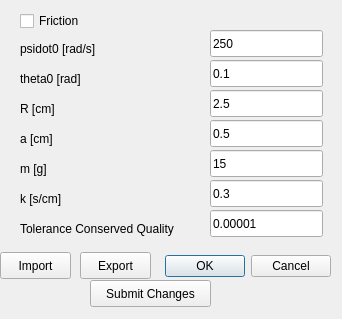
<?xml version="1.0" encoding="UTF-8"?>
<ui version="4.0">
 <class>Parameter</class>
 <widget class="QDialog" name="Parameter">
  <property name="geometry">
   <rect>
    <x>0</x>
    <y>0</y>
    <width>342</width>
    <height>319</height>
   </rect>
  </property>
  <property name="windowTitle">
   <string>Dialog</string>
  </property>
  <widget class="QDialogButtonBox" name="buttonBox">
   <property name="geometry">
    <rect>
     <x>-10</x>
     <y>250</y>
     <width>341</width>
     <height>32</height>
    </rect>
   </property>
   <property name="orientation">
    <enum>Qt::Horizontal</enum>
   </property>
   <property name="standardButtons">
    <set>QDialogButtonBox::Cancel|QDialogButtonBox::Ok</set>
   </property>
  </widget>
  <widget class="QLabel" name="TolConQual_text">
   <property name="geometry">
    <rect>
     <x>20</x>
     <y>220</y>
     <width>181</width>
     <height>17</height>
    </rect>
   </property>
   <property name="text">
    <string>Tolerance Conserved Quality</string>
   </property>
  </widget>
  <widget class="QLabel" name="k_text">
   <property name="geometry">
    <rect>
     <x>20</x>
     <y>190</y>
     <width>59</width>
     <height>17</height>
    </rect>
   </property>
   <property name="text">
    <string>k [s/cm]</string>
   </property>
  </widget>
  <widget class="QLineEdit" name="R">
   <property name="geometry">
    <rect>
     <x>210</x>
     <y>90</y>
     <width>113</width>
     <height>27</height>
    </rect>
   </property>
   <property name="text">
    <string>2.5</string>
   </property>
  </widget>
  <widget class="QLineEdit" name="theta0">
   <property name="geometry">
    <rect>
     <x>210</x>
     <y>60</y>
     <width>113</width>
     <height>27</height>
    </rect>
   </property>
   <property name="text">
    <string>0.1</string>
   </property>
  </widget>
  <widget class="QPushButton" name="export_button">
   <property name="geometry">
    <rect>
     <x>80</x>
     <y>252</y>
     <width>71</width>
     <height>27</height>
    </rect>
   </property>
   <property name="text">
    <string>Export</string>
   </property>
  </widget>
  <widget class="QLabel" name="theta0_text">
   <property name="geometry">
    <rect>
     <x>20</x>
     <y>70</y>
     <width>91</width>
     <height>17</height>
    </rect>
   </property>
   <property name="text">
    <string>theta0 [rad]</string>
   </property>
  </widget>
  <widget class="QLabel" name="m_text">
   <property name="geometry">
    <rect>
     <x>20</x>
     <y>160</y>
     <width>59</width>
     <height>17</height>
    </rect>
   </property>
   <property name="text">
    <string>m [g]</string>
   </property>
  </widget>
  <widget class="QLabel" name="a_text">
   <property name="geometry">
    <rect>
     <x>20</x>
     <y>130</y>
     <width>59</width>
     <height>17</height>
    </rect>
   </property>
   <property name="text">
    <string>a [cm]</string>
   </property>
  </widget>
  <widget class="QLabel" name="R_text">
   <property name="geometry">
    <rect>
     <x>20</x>
     <y>100</y>
     <width>59</width>
     <height>17</height>
    </rect>
   </property>
   <property name="text">
    <string>R [cm]</string>
   </property>
  </widget>
  <widget class="QLineEdit" name="TolConQual">
   <property name="geometry">
    <rect>
     <x>210</x>
     <y>210</y>
     <width>113</width>
     <height>27</height>
    </rect>
   </property>
   <property name="text">
    <string>0.00001</string>
   </property>
  </widget>
  <widget class="QLineEdit" name="a">
   <property name="geometry">
    <rect>
     <x>210</x>
     <y>120</y>
     <width>113</width>
     <height>27</height>
    </rect>
   </property>
   <property name="text">
    <string>0.5</string>
   </property>
  </widget>
  <widget class="QCheckBox" name="Friction">
   <property name="geometry">
    <rect>
     <x>20</x>
     <y>10</y>
     <width>91</width>
     <height>22</height>
    </rect>
   </property>
   <property name="text">
    <string>Friction</string>
   </property>
  </widget>
  <widget class="QPushButton" name="import_button">
   <property name="geometry">
    <rect>
     <x>0</x>
     <y>252</y>
     <width>71</width>
     <height>27</height>
    </rect>
   </property>
   <property name="text">
    <string>Import</string>
   </property>
  </widget>
  <widget class="QLabel" name="psidot_text">
   <property name="geometry">
    <rect>
     <x>20</x>
     <y>40</y>
     <width>121</width>
     <height>17</height>
    </rect>
   </property>
   <property name="text">
    <string>psidot0 [rad/s]</string>
   </property>
  </widget>
  <widget class="QLineEdit" name="psidot0">
   <property name="geometry">
    <rect>
     <x>210</x>
     <y>30</y>
     <width>113</width>
     <height>27</height>
    </rect>
   </property>
   <property name="text">
    <string>250</string>
   </property>
  </widget>
  <widget class="QLineEdit" name="k">
   <property name="geometry">
    <rect>
     <x>210</x>
     <y>180</y>
     <width>113</width>
     <height>27</height>
    </rect>
   </property>
   <property name="text">
    <string>0.3</string>
   </property>
  </widget>
  <widget class="QLineEdit" name="m">
   <property name="geometry">
    <rect>
     <x>210</x>
     <y>150</y>
     <width>113</width>
     <height>27</height>
    </rect>
   </property>
   <property name="text">
    <string>15</string>
   </property>
  </widget>
  <widget class="QPushButton" name="Submit">
   <property name="geometry">
    <rect>
     <x>90</x>
     <y>280</y>
     <width>121</width>
     <height>27</height>
    </rect>
   </property>
   <property name="text">
    <string>Submit Changes</string>
   </property>
  </widget>
 </widget>
 <resources/>
 <connections>
  <connection>
   <sender>buttonBox</sender>
   <signal>accepted()</signal>
   <receiver>Parameter</receiver>
   <slot>accept()</slot>
   <hints>
    <hint type="sourcelabel">
     <x>248</x>
     <y>254</y>
    </hint>
    <hint type="destinationlabel">
     <x>157</x>
     <y>274</y>
    </hint>
   </hints>
  </connection>
  <connection>
   <sender>buttonBox</sender>
   <signal>rejected()</signal>
   <receiver>Parameter</receiver>
   <slot>reject()</slot>
   <hints>
    <hint type="sourcelabel">
     <x>316</x>
     <y>260</y>
    </hint>
    <hint type="destinationlabel">
     <x>286</x>
     <y>274</y>
    </hint>
   </hints>
  </connection>
  <connection>
   <sender>Submit</sender>
   <signal>clicked()</signal>
   <receiver>Parameter</receiver>
   <slot>Submit()</slot>
   <hints>
    <hint type="sourcelabel">
     <x>183</x>
     <y>305</y>
    </hint>
    <hint type="destinationlabel">
     <x>182</x>
     <y>364</y>
    </hint>
   </hints>
  </connection>
  <connection>
   <sender>Friction</sender>
   <signal>clicked()</signal>
   <receiver>Parameter</receiver>
   <slot>FrictionCheck()</slot>
   <hints>
    <hint type="sourcelabel">
     <x>57</x>
     <y>29</y>
    </hint>
    <hint type="destinationlabel">
     <x>383</x>
     <y>87</y>
    </hint>
   </hints>
  </connection>
 </connections>
 <slots>
  <slot>Submit()</slot>
  <slot>FrictionCheck()</slot>
 </slots>
</ui>
